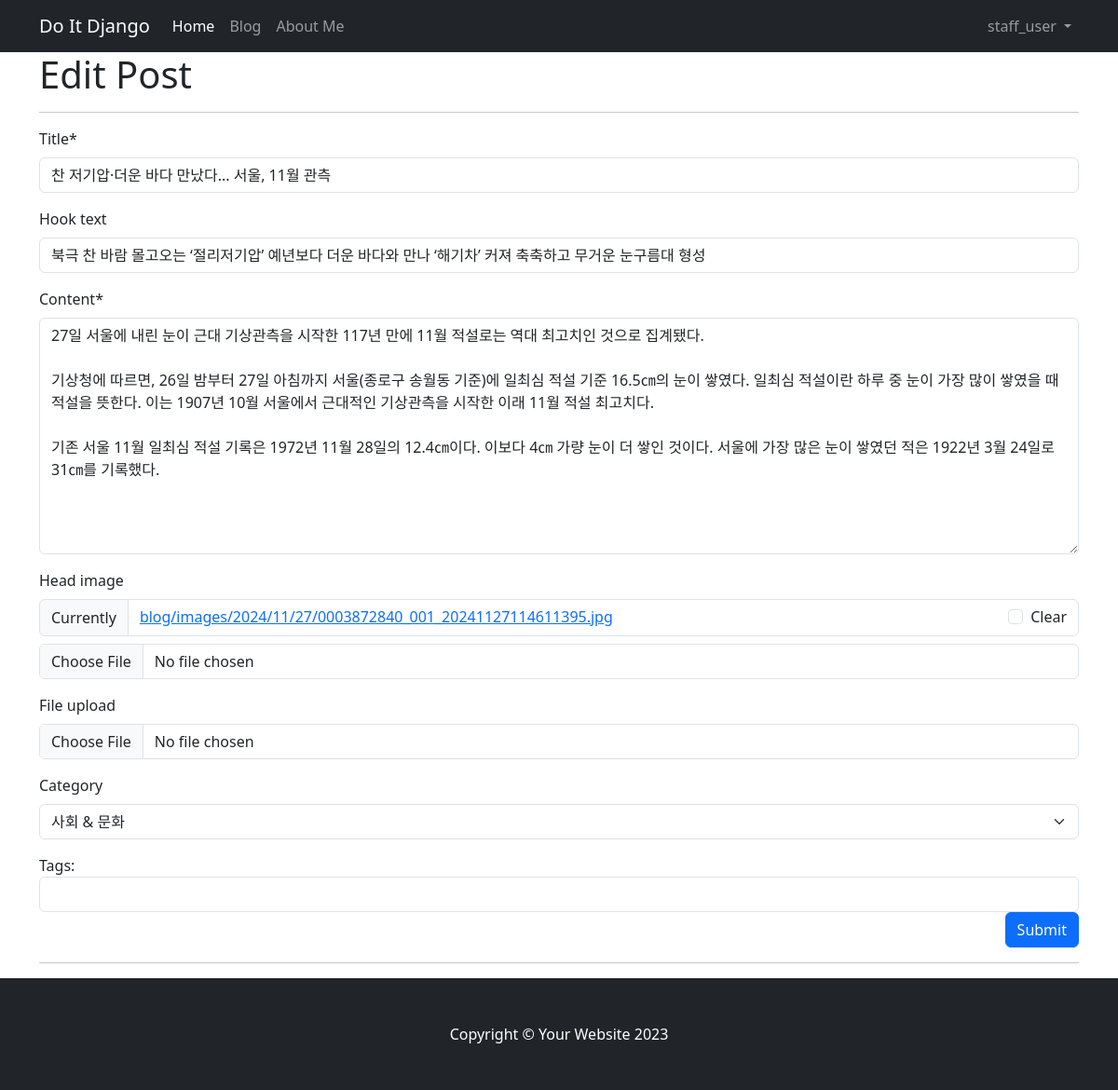
/blog/update_post/6 (signed in), run on the app's committed database.
### blog/models.py (models this page shows, shortened)
class Post(models.Model):
    title = models.CharField(max_length=30)
    hook_text = models.CharField(max_length=100, blank=True)
    content = MarkdownxField()
    head_image = models.ImageField(upload_to='blog/images/%Y/%m/%d/', blank=True)
    file_upload = models.FileField(upload_to='blog/files/%Y/%m/%d/', blank=True)
    created_at = models.DateTimeField(auto_now_add=True)
    updated_at = models.DateTimeField(auto_now=True)
    author = models.ForeignKey(User, null=True, on_delete=models.SET_NULL)
    category = models.ForeignKey(Category, blank=True, null=True, on_delete=models.SET_NULL)
    tags = models.ManyToManyField(Tag, blank=True)

### blog/views.py (the view, shortened to what this page needs)
# urls.py: path("update_post/<int:pk>", views.PostUpdate.as_view()),            # 127.0.0.1/blog/update_post/1
class PostUpdate(LoginRequiredMixin, UserPassesTestMixin, UpdateView):
    model = Post
    fields = ['title', 'hook_text', 'content', 'head_image', 'file_upload', 'category']
    template_name = 'blog/post_update_form.html'
    def test_func(self):
        return self.request.user.is_superuser or self.request.user.is_staff
    def dispatch(self, request, *args, **kwargs):
        if request.user.is_authenticated and request.user == self.get_object().author:
            return super().dispatch(request, *args, **kwargs)
        else:
            raise PermissionDenied  # 작성자가 아니면 접근을 거부
    def get_context_data(self, **kwargs):
        context = super().get_context_data(**kwargs)
        if self.object.tags.exists():
            tags = list()
            for tag in self.object.tags.all():
                tags.append(tag.name)
            context['tags_str_default'] = '; '.join(tags)  # 태그를 세미콜론으로 구분하여 전달
        return context

### blog/models.py (called while the page is built)
    def __str__(self):
        return self.name

### blog/templates/blog/post_update_form.html (shortened to what this page needs)
{% extends 'blog/base_full_width.html' %}
{% load crispy_forms_tags %}
{% block main_area %}
    <h1>Edit Post</h1>
    <hr/>
    <form method="post" enctype="multipart/form-data">{% csrf_token %}
        <table>
            {{ form | crispy }}
            <div id="div_id_tags_str">
                <label for="id_tags_str">Tags:</label>
                <input type="text" name="tags_str" id="id_tags_str" value="{{ tags_str_default }}" class="textinput textInput form-control">
            </div>
        </table>
        <button type="submit" class="btn btn-primary ms-auto d-block">Submit</button>
    </form>
    <hr/>
{% endblock %}

### blog/templates/blog/navbar.html (shortened to what this page needs)
{% load socialaccount %}
<nav class="navbar navbar-expand-lg navbar-dark bg-dark">
    <div class="container">
        <a class="navbar-brand" href="/">Do It Django</a>
        <div class="collapse navbar-collapse" id="navbarSupportedContent">
            <ul class="navbar-nav mb-2 mb-lg-0">
                <li class="nav-item">
                    <a class="nav-link active" aria-current="page" href="#">Home</a>
                  </li>
                <li class="nav-item">
                <a class="nav-link" href="/blog/">Blog</a>
                </li>
                <li class="nav-item">
                <a class="nav-link" href="/about_me/">About Me</a>
                </li>
            </ul>
            <ul class="navbar-nav ms-auto mb-2 mb-lg-0">
                {% if user.is_authenticated %}
                <li class="nav-item dropdown">
                    <a class="nav-link dropdown-toggle" href="#" id="navbarDropdownMenuLink" role="button" data-bs-toggle="dropdown" aria-haspopup="true" aria-expanded="false">
                      {{ user.username }}
                    </a>
                </li>
                {% else %}
                <li class="nav-item">
                  <button class="btn btn-primary" data-bs-toggle="modal" data-bs-target="#exampleModal">Log In</button>
                </li>
                {% endif %}
            </ul>
        </div>
    </div>
</nav>

### data on the page
Post: title "찬 저기압·더운 바다 만났다... 서울, 11월 관측", hook_text "북극 찬 바람 몰고오는 ‘절리저기압’ 예년보다 더운 바다와 만나 ‘해기차’ 커져 축축하고 무거운 눈구름대 형성", content "27일 서울에 내린 눈이 근대 기상관측을 시작한 117년 만에 11월 적설로는 역대 최고치인 것으로 집계됐다. 기상청에 따르면, 26일 밤부터 27일 아침까지 서울(종로구 송월동 기준)에 일최심 적설 기준 16.5㎝의 눈이 쌓였다. 일최심 적설이란 하루 중 눈이 가장 많이 쌓였을 때 적설을 뜻한다. 이는 1907년 10월 서울에서 근대적인 기상관측을 시작한 이래 11월 적설 최고치다. 기존 서울 11월 일최심 적설 기록은 1972년 11월 28일의 12.4㎝이다. 이보다 4㎝ 가량 눈이 더 쌓인 것이다. 서울에 가장 많은 눈이 쌓였던 적은 1922년 3월 24일로 31㎝를 기록했다.", category "사회 & 문화"

### other printed values
{{ user.username }} "staff_user"
